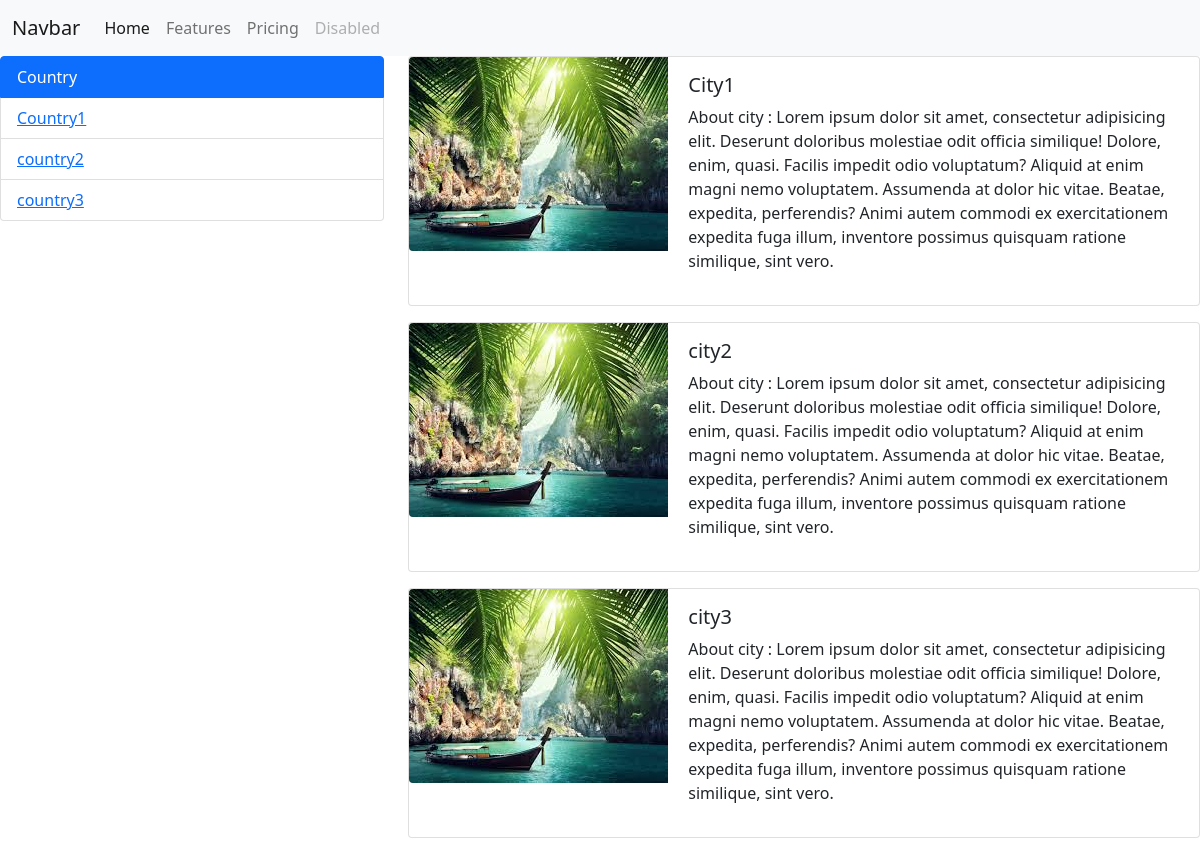
Before: /app1/index/ with the older database file.
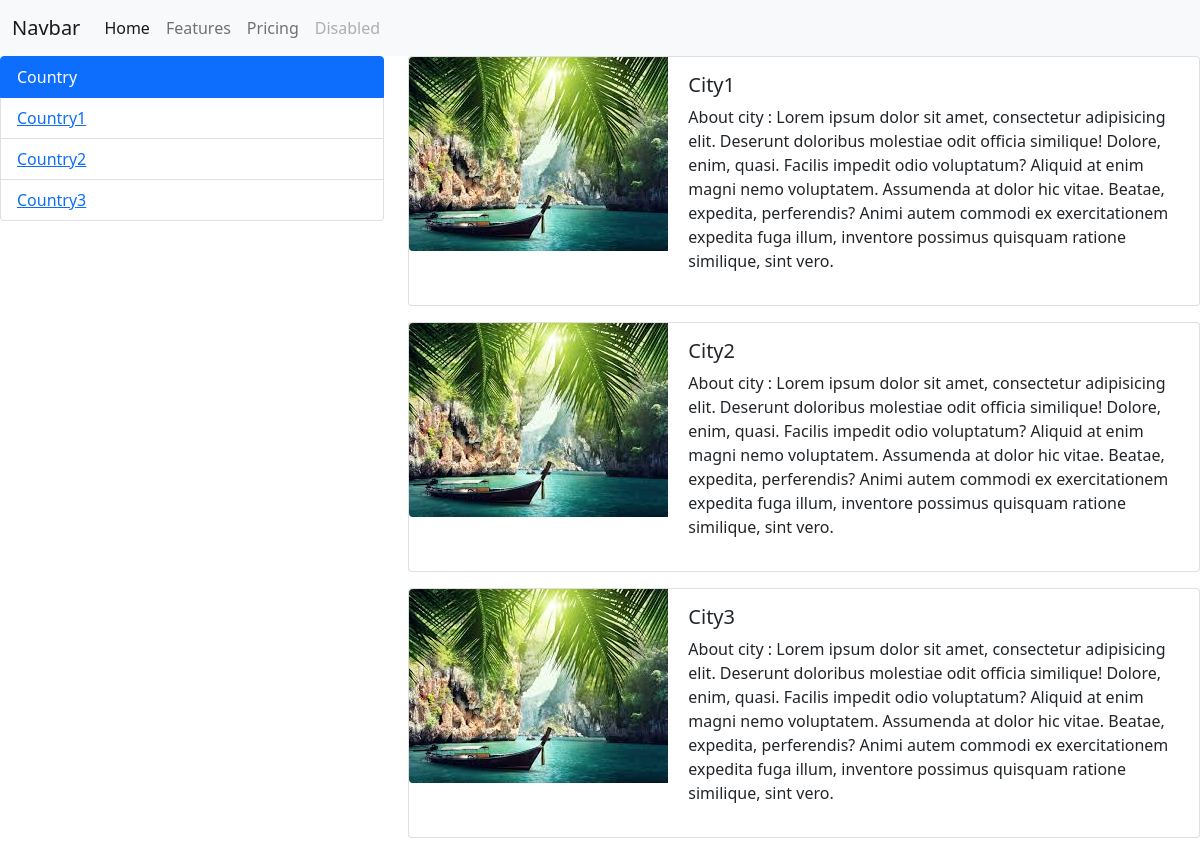
After: the same page with the newer database file.
### earth/models.py (models this page shows, shortened)
class Country(models.Model):
    title = models.CharField(max_length=100)
    created_at = models.DateTimeField(auto_now_add=True)
    updated_at = models.DateTimeField(auto_now=True)

class City(models.Model):
    title = models.CharField(max_length=100)
    created_at = models.DateTimeField(auto_now_add=True)
    updated_at = models.DateTimeField(auto_now=True)
    image = models.ImageField(upload_to='images/')
    country = models.ForeignKey(Country, on_delete=models.CASCADE)

### earth/views.py (the view)
# urls.py: path('index/', index, name='Home'),
def index(request):
    s = "<h1> Mamlakatlar </h1> \n"
    ma = Country.objects.all()
    sh = City.objects.all()
    context = {
        'ma': ma,
        'title': "Mamlakatlar nomi",
        'sh': sh,
    }
    return render(request, 'mamlakat.html',context=context)

### earth/templates/Mamlakat.html (shortened to what this page needs)
<!DOCTYPE html>
<html lang="en">
<head>
</head>
<body>
<nav class="navbar navbar-expand-lg navbar-light bg-light">
  <div class="container-fluid">
    <a class="navbar-brand" href="#">Navbar</a>
    <div class="collapse navbar-collapse" id="navbarNavAltMarkup">
      <div class="navbar-nav">
        <a class="nav-link active" aria-current="page" href="#">Home</a>
        <a class="nav-link" href="#">Features</a>
        <a class="nav-link" href="#">Pricing</a>
        <a class="nav-link disabled" href="#" tabindex="-1" aria-disabled="true">Disabled</a>
      </div>
    </div>
  </div>
</nav>
<div class="row">
    <div class="col-4">
      <ul class="list-group ">
  <li class="list-group-item active" aria-current="true">Country</li>
        {% for item in ma %}
        <li class="list-group-item"><a href="{% url 'country' item.pk %}">{{item.title}}</a></li>
        {% endfor%}
</ul>
    </div>
    <div class="col-8">
      {% for item in sh %}
      <div class="card mb-3">
  <div class="row g-0">
    <div class="col-md-4">
      <img class="img-fluid rounded-start" alt="...">
    </div>
    <div class="col-md-8">
      <div class="card-body">
        <h5 class="card-title">{{item.title}}</h5>
        <p class="card-text">About city : Lorem ipsum dolor sit amet, consectetur adipisicing elit. Deserunt doloribus molestiae odit officia similique! Dolore, enim, quasi. Facilis impedit odio voluptatum? Aliquid at enim magni nemo voluptatem. Assumenda at dolor hic vitae. Beatae, expedita, perferendis? Animi autem commodi ex exercitationem expedita fuga illum, inventore possimus quisquam ratione similique, sint vero.</p>
      </div>
    </div>
  </div>
</div>
      {% endfor%}
    </div>
</div>
<link href="https://cdn.jsdelivr.net/npm/bootstrap@5.0.2/dist/css/bootstrap.min.css" rel="stylesheet">
</body>
</html>

Changed rows visible on the page:
changed Country: title "country2" → "Country2"
changed Country: title "country3" → "Country3"
changed City: title "city2" → "City2"
changed City: title "city3" → "City3"
